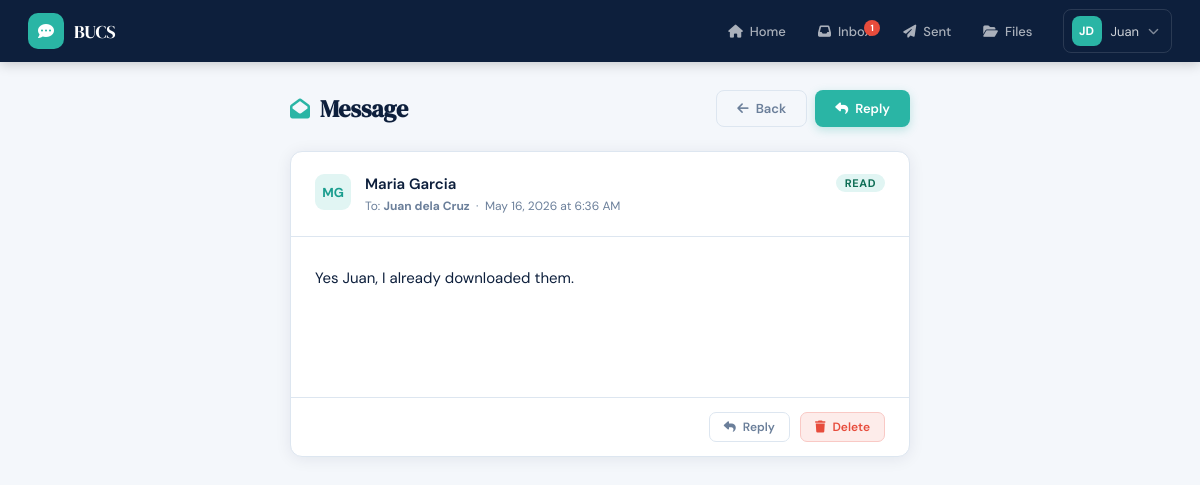
The page /view_message.php?id=2 (signed in) on the database its author committed.
### tables this page shows
CREATE TABLE IF NOT EXISTS messages (
    mess_id   INT AUTO_INCREMENT PRIMARY KEY,
    sender_id VARCHAR(20)  NOT NULL,
    receiver  VARCHAR(20)  NOT NULL,
    message   TEXT         NOT NULL,
    status    ENUM('sent','read','deleted') DEFAULT 'sent',
    sent_at   DATETIME     DEFAULT CURRENT_TIMESTAMP,
    FOREIGN KEY (sender_id) REFERENCES users(id_no) ON DELETE CASCADE,
    FOREIGN KEY (receiver)  REFERENCES users(id_no) ON DELETE CASCADE
);

CREATE TABLE IF NOT EXISTS users (
    id_no      VARCHAR(20)  PRIMARY KEY,
    fname      VARCHAR(50)  NOT NULL,
    mname      VARCHAR(50)  DEFAULT '',
    lname      VARCHAR(50)  NOT NULL,
    uname      VARCHAR(50)  NOT NULL UNIQUE,
    pwd        VARCHAR(255) NOT NULL,
    created_at DATETIME     DEFAULT CURRENT_TIMESTAMP
);

### includes/config.php (called while the page is built, shortened)
<?php
function auth_guard() {
    return $_SESSION['user'];
}

### view_message.php (the view, shortened to what this page needs)
<?php
require_once 'includes/config.php';
$me = auth_guard();
$db  = getDB();
$uid = $me['id_no'];
$id  = (int)($_GET['id'] ?? 0);
$unread = (int)$db->query("SELECT COUNT(*) c FROM messages WHERE receiver='$uid' AND status='sent'")->fetch_assoc()['c'];
$res = $db->query("
    SELECT m.*, u1.fname sf, u1.lname sl, u2.fname rf, u2.lname rl
    FROM messages m
    JOIN users u1 ON m.sender_id = u1.id_no
    JOIN users u2 ON m.receiver  = u2.id_no
    WHERE m.mess_id=$id AND (m.receiver='$uid' OR m.sender_id='$uid')
    LIMIT 1");
$m = $res->fetch_assoc();
if ($m['receiver'] === $uid && $m['status'] === 'sent') {
    $m['status'] = 'read';
}
$is_mine   = $m['sender_id'] === $uid;
$reply_to  = $is_mine ? $m['receiver'] : $m['sender_id'];
include 'includes/head.php';
include 'includes/navbar.php';
?>
<div class="page-wrap page-wrap-sm">
  <div class="page-head">
    <h1 class="page-title"><i class="fa fa-envelope-open"></i> Message</h1>
    <div class="flex gap-8">
      <a href="<?= $is_mine ? 'sent.php' : 'inbox.php' ?>" class="btn btn-ghost">
        <i class="fa fa-arrow-left"></i> Back
      </a>
      <a href="compose.php?reply=<?= $reply_to ?>" class="btn btn-primary">
        <i class="fa fa-reply"></i> Reply
      </a>
    </div>
  </div>
  <div class="card">
    <div class="msg-view-header">
      <div class="avatar avatar-md avatar-teal">
        <?= strtoupper(substr($m['sf'],0,1).substr($m['sl'],0,1)) ?>
      </div>
      <div style="flex:1;min-width:0">
        <div class="font-600" style="font-size:15px;color:var(--navy)">
          <?= htmlspecialchars($m['sf'].' '.$m['sl']) ?>
        </div>
        <div class="text-sm text-muted mt-4">
          To: <strong><?= htmlspecialchars($m['rf'].' '.$m['rl']) ?></strong>
          &nbsp;·&nbsp;
          <?= date('F j, Y \a\t g:i A', strtotime($m['sent_at'])) ?>
        </div>
      </div>
      <span class="badge badge-<?= $m['status'] ?>"><?= ucfirst($m['status']) ?></span>
    </div>
    <div class="msg-view-body"><?= htmlspecialchars($m['message']) ?></div>
    <div class="msg-view-footer">
      <a href="compose.php?reply=<?= $reply_to ?>" class="btn btn-ghost btn-sm">
        <i class="fa fa-reply"></i> Reply
      </a>
      <form method="POST" onsubmit="return confirm('Delete this message?')" style="display:inline">
        <button name="delete" class="btn btn-danger btn-sm">
          <i class="fa fa-trash"></i> Delete
        </button>
      </form>
    </div>
  </div>
</div>
</body>
</html>

### includes/navbar.php (shortened to what this page needs)
<?php
$page = basename($_SERVER['PHP_SELF'], '.php');
?>
<nav class="topnav">
  <a href="dashboard.php" class="nav-brand">
    <div class="nav-brand-icon"><i class="fa fa-comment-dots"></i></div>
    <span class="nav-brand-name">BUCS</span>
  </a>
  <div class="nav-links">
    <a href="dashboard.php" class="nav-link <?= $page === 'dashboard' ? 'active' : '' ?>">
      <i class="fa fa-house"></i><span>Home</span>
    </a>
    <a href="inbox.php" class="nav-link <?= $page === 'inbox' ? 'active' : '' ?>">
      <i class="fa fa-inbox"></i><span>Inbox</span>
      <?php if (!empty($unread) && $unread > 0): ?>
        <span class="nav-badge"><?= $unread ?></span>
      <?php endif; ?>
    </a>
    <a href="sent.php" class="nav-link <?= $page === 'sent' ? 'active' : '' ?>">
      <i class="fa fa-paper-plane"></i><span>Sent</span>
    </a>
    <a href="files.php" class="nav-link <?= $page === 'files' ? 'active' : '' ?>">
      <i class="fa fa-folder-open"></i><span>Files</span>
    </a>
  </div>
  <div class="nav-user" tabindex="0">
    <div class="nav-avatar">
      <?= strtoupper(substr($me['fname'], 0, 1) . substr($me['lname'], 0, 1)) ?>
    </div>
    <span><?= htmlspecialchars($me['fname']) ?></span>
    <i class="fa fa-chevron-down text-xs" style="opacity:.6"></i>
  </div>
</nav>

### assets/css/style.css (style rules this page uses)
*, *::before, *::after { box-sizing: border-box; margin: 0; padding: 0; }
:root { --navy: #0d1f3c; --blue: #1a3a6b; --teal: #2ab5a5; --teal-dk: #1a9d8e; --teal-lt: #e1f5f3; --text: #0d1f3c; --muted: #6b7f9a; --border: #dde6f0; --bg: #f4f7fb; --white: #ffffff; --error: #e74c3c; --success: #27ae60; --warn: #f39c12; --nav-h: 62px; --radius: 12px; --shadow: 0 2px 16px rgba(13,31,60,.08); --shadow-lg: 0 6px 32px rgba(13,31,60,.14); }
html { font-size: 14px; scroll-behavior: smooth; }
body { font-family: 'DM Sans', sans-serif; background: var(--bg); color: var(--text); min-height: 100vh; }
a { color: var(--teal); text-decoration: none; }
.topnav { position: sticky; top: 0; z-index: 100; height: var(--nav-h); background: var(--navy); display: flex; align-items: center; padding: 0 28px; gap: 16px; box-shadow: 0 2px 12px rgba(0,0,0,.2); }
.nav-brand { display: flex; align-items: center; gap: 10px; text-decoration: none; flex-shrink: 0; }
.nav-brand-icon { width: 36px; height: 36px; background: var(--teal); border-radius: 10px; display: grid; place-items: center; font-size: 16px; color: #fff; }
.nav-brand-name { font-family: 'DM Serif Display', serif; font-size: 18px; color: #fff; }
.nav-links { display: flex; align-items: center; gap: 4px; }
.nav-link { display: flex; align-items: center; gap: 7px; padding: 7px 14px; border-radius: 8px; color: rgba(255,255,255,.65); text-decoration: none; font-size: 13px; font-weight: 500; transition: background .15s, color .15s; position: relative; }
.nav-badge { position: absolute; top: 4px; right: 5px; background: var(--error); color: #fff; font-size: 9px; font-weight: 700; min-width: 16px; height: 16px; border-radius: 8px; display: grid; place-items: center; padding: 0 3px; }
.nav-user { display: flex; align-items: center; gap: 9px; padding: 6px 12px 6px 8px; border-radius: 8px; color: rgba(255,255,255,.8); font-size: 13px; cursor: pointer; border: 1px solid rgba(255,255,255,.12); position: relative; user-select: none; }
.nav-avatar { width: 30px; height: 30px; background: var(--teal); border-radius: 8px; display: grid; place-items: center; font-size: 12px; font-weight: 700; color: #fff; flex-shrink: 0; }
.page-wrap { max-width: 980px; margin: 0 auto; padding: 28px 20px 48px; }
.page-wrap-sm { max-width: 660px; }
.page-head { display: flex; align-items: center; justify-content: space-between; margin-bottom: 24px; gap: 12px; flex-wrap: wrap; }
.page-title { font-family: 'DM Serif Display', serif; font-size: 24px; color: var(--navy); display: flex; align-items: center; gap: 10px; }
.page-title i { color: var(--teal); font-size: 20px; }
.card { background: var(--white); border-radius: var(--radius); border: 1px solid var(--border); box-shadow: var(--shadow); overflow: hidden; }
.btn { display: inline-flex; align-items: center; gap: 7px; padding: 9px 20px; border-radius: 8px; border: none; font-family: inherit; font-size: 13px; font-weight: 600; cursor: pointer; transition: all .15s; text-decoration: none; white-space: nowrap; }
.btn-primary { background: var(--teal); color: #fff; box-shadow: 0 3px 10px rgba(42,181,165,.28); }
.btn-ghost { background: transparent; color: var(--muted); border: 1.5px solid var(--border); }
.btn-danger { background: #fdecea; color: var(--error); border: 1.5px solid #f9c9c5; }
.btn-sm { padding: 6px 14px; font-size: 12px; border-radius: 7px; }
.badge { display: inline-block; padding: 2px 9px; border-radius: 20px; font-size: 11px; font-weight: 700; text-transform: uppercase; letter-spacing: .05em; }
.badge-read { background: var(--teal-lt); color: #0f6e56; }
.avatar { border-radius: 9px; display: grid; place-items: center; font-weight: 700; flex-shrink: 0; font-size: 12px; }
.avatar-md { width: 36px; height: 36px; font-size: 13px; }
.avatar-teal { background: var(--teal-lt); color: var(--teal-dk); }
.msg-view-header { padding: 22px 24px; border-bottom: 1px solid var(--border); display: flex; gap: 14px; align-items: flex-start; flex-wrap: wrap; }
.msg-view-body { padding: 28px 24px; min-height: 160px; font-size: 15px; line-height: 1.8; color: var(--text); white-space: pre-wrap; }
.msg-view-footer { padding: 14px 24px; border-top: 1px solid var(--border); display: flex; gap: 10px; justify-content: flex-end; }
.flex { display: flex; }
.gap-8 { gap: 8px; }
.mt-4 { margin-top: 4px; }
.text-muted { color: var(--muted); }
.text-sm { font-size: 12px; }
.text-xs { font-size: 11px; }
.font-600 { font-weight: 600; }

### rows shown on the page
messages: receiver.lname "JD", receiver.fname "Juan", sender.lname "MG", sender.lname "Maria Garcia", receiver.lname "Juan dela Cruz", sent_at "May 16, 2026 at 6:36 AM", message "Yes Juan, I already downloaded them."

### other values the page prints
$unread "1"
$m['status'] "READ"
